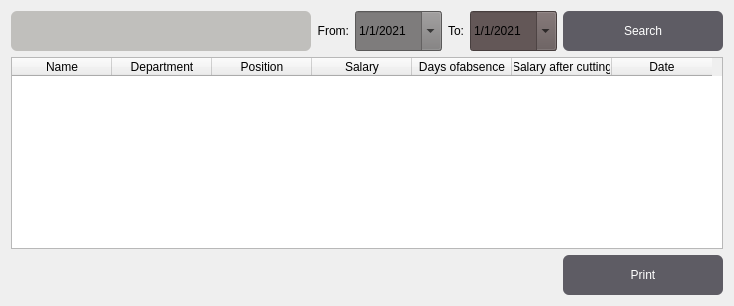
      <widget class="QWidget" name="tab_5">
       <attribute name="title">
        <string>Page</string>
       </attribute>
       <layout class="QGridLayout" name="gridLayout_3">
        <item row="0" column="4">
         <widget class="QDateEdit" name="dateEdit_5">
          <property name="minimumSize">
           <size>
            <width>77</width>
            <height>40</height>
           </size>
          </property>
          <property name="maximumSize">
           <size>
            <width>160</width>
            <height>40</height>
           </size>
          </property>
          <property name="styleSheet">
           <string notr="true">background-color: rgb(99, 87, 87);</string>
          </property>
          <property name="minimumDate">
           <date>
            <year>2021</year>
            <month>1</month>
            <day>1</day>
           </date>
          </property>
          <property name="displayFormat">
           <string>d/M/yyyy</string>
          </property>
          <property name="calendarPopup">
           <bool>true</bool>
          </property>
         </widget>
        </item>
        <item row="1" column="0" colspan="6">
         <widget class="QTableWidget" name="tableWidget">
          <column>
           <property name="text">
            <string>Name</string>
           </property>
          </column>
          <column>
           <property name="text">
            <string>Department</string>
           </property>
          </column>
          <column>
           <property name="text">
            <string>Position</string>
           </property>
          </column>
          <column>
           <property name="text">
            <string>Salary</string>
           </property>
          </column>
          <column>
           <property name="text">
            <string>Days ofabsence</string>
           </property>
          </column>
          <column>
           <property name="text">
            <string>Salary after cutting</string>
           </property>
          </column>
          <column>
           <property name="text">
            <string>Date</string>
           </property>
          </column>
         </widget>
        </item>
        <item row="0" column="1">
         <widget class="QLabel" name="label_20">
          <property name="text">
           <string>From:</string>
          </property>
          <property name="alignment">
           <set>Qt::AlignRight|Qt::AlignTrailing|Qt::AlignVCenter</set>
          </property>
         </widget>
        </item>
        <item row="0" column="2">
         <widget class="QDateEdit" name="dateEdit_6">
          <property name="minimumSize">
           <size>
            <width>77</width>
            <height>40</height>
           </size>
          </property>
          <property name="maximumSize">
           <size>
            <width>160</width>
            <height>40</height>
           </size>
          </property>
          <property name="styleSheet">
           <string notr="true">background-color: rgb(126, 124, 124);</string>
          </property>
          <property name="minimumDateTime">
           <datetime>
            <hour>0</hour>
            <minute>0</minute>
            <second>0</second>
            <year>2021</year>
            <month>1</month>
            <day>1</day>
           </datetime>
          </property>
          <property name="displayFormat">
           <string>d/M/yyyy</string>
          </property>
          <property name="calendarPopup">
           <bool>true</bool>
          </property>
         </widget>
        </item>
        <item row="0" column="3">
         <widget class="QLabel" name="label_21">
          <property name="text">
           <string>To:</string>
          </property>
          <property name="alignment">
           <set>Qt::AlignRight|Qt::AlignTrailing|Qt::AlignVCenter</set>
          </property>
         </widget>
        </item>
        <item row="0" column="0">
         <widget class="QLineEdit" name="lineEdit_13">
          <property name="minimumSize">
           <size>
            <width>300</width>
            <height>40</height>
           </size>
          </property>
          <property name="maximumSize">
           <size>
            <width>300</width>
            <height>40</height>
           </size>
          </property>
          <property name="styleSheet">
           <string notr="true">background-color: rgb(192, 191, 188);border-radius:6px;color:black;</string>
          </property>
         </widget>
        </item>
        <item row="0" column="5">
         <widget class="QPushButton" name="pushButton_15">
          <property name="minimumSize">
           <size>
            <width>160</width>
            <height>40</height>
           </size>
          </property>
          <property name="maximumSize">
           <size>
            <width>160</width>
            <height>40</height>
           </size>
          </property>
          <property name="styleSheet">
           <string notr="true">background-color: rgb(94, 92, 100);color:white;border-radius:6px;</string>
          </property>
          <property name="text">
           <string>Search</string>
          </property>
          <property name="icon">
           <iconset resource="qrcc.qrc">
            <normaloff>:/images/hsearch.png</normaloff>:/images/hsearch.png</iconset>
          </property>
          <property name="iconSize">
           <size>
            <width>25</width>
            <height>25</height>
           </size>
          </property>
         </widget>
        </item>
        <item row="2" column="5">
         <widget class="QPushButton" name="pushButton_21">
          <property name="minimumSize">
           <size>
            <width>160</width>
            <height>40</height>
           </size>
          </property>
          <property name="maximumSize">
           <size>
            <width>160</width>
            <height>40</height>
           </size>
          </property>
          <property name="styleSheet">
           <string notr="true">background-color: rgb(94, 92, 100);color:white;border-radius:6px;</string>
          </property>
          <property name="text">
           <string>Print</string>
          </property>
          <property name="icon">
           <iconset resource="qrcc.qrc">
            <normaloff>:/images/print.png</normaloff>:/images/print.png</iconset>
          </property>
          <property name="iconSize">
           <size>
            <width>25</width>
            <height>25</height>
           </size>
          </property>
         </widget>
        </item>
       </layout>
      </widget>
